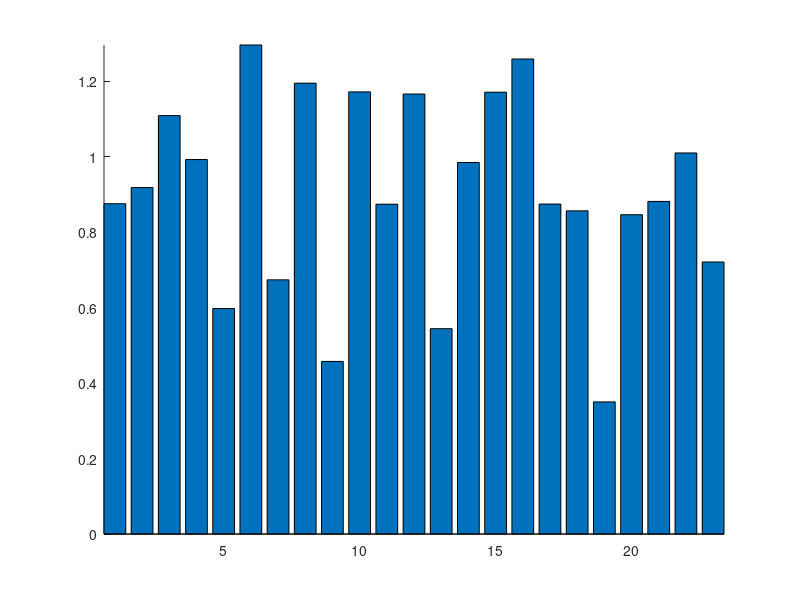

Recreate this plot in MATLAB. (Note: this script raises an error after producing the figure.)
%% demo2 : Apply slanCL palette to bar chart

% Generate random data (随机生成数据)
X = .3 + rand(1, 23);

% Basic plotting (基础绘图)
ax = gca; hold(ax, 'on'); axis(ax, 'tight');
bHdl = bar(X);           % Create bar chart (创建条形图)
bHdl.FaceColor = 'flat'; % Enable per-bar color assignment (启用每个条形单独着色)
bHdl.LineWidth = .8;

% Modify colors using slanCL (使用slanCL修改配色)
CList = slanCL(786, 1:23);
for i = 1:size(CList, 1)
    bHdl.CData(i, :) = CList(i, :);
end

% Decorate axes (坐标区域修饰)
ax.DataAspectRatio = [12, 1, 1];
ax.FontName = 'Times New Roman';
ax.LineWidth = .9;
ax.FontSize = 13;
ax.YGrid = 'on';
ax.GridLineStyle = '-.';
ax.XTick = 1:23;
